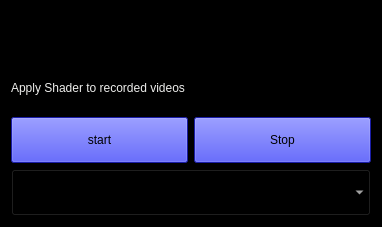
<?xml version="1.0" encoding="UTF-8"?>
<ui version="4.0">
 <class>Dialog</class>
 <widget class="QDialog" name="Dialog">
  <property name="geometry">
   <rect>
    <x>0</x>
    <y>0</y>
    <width>382</width>
    <height>227</height>
   </rect>
  </property>
  <property name="windowTitle">
   <string>Dialog</string>
  </property>
  <property name="styleSheet">
   <string notr="true">background-color: rgb(0, 0, 0);</string>
  </property>
  <layout class="QGridLayout" name="gridLayout_2">
   <item row="0" column="0">
    <layout class="QGridLayout" name="gridLayout">
     <item row="0" column="0">
      <layout class="QHBoxLayout" name="horizontalLayout">
       <item>
        <widget class="QPushButton" name="pushButton_2">
         <property name="sizePolicy">
          <sizepolicy hsizetype="Minimum" vsizetype="Preferred">
           <horstretch>0</horstretch>
           <verstretch>0</verstretch>
          </sizepolicy>
         </property>
         <property name="text">
          <string/>
         </property>
         <property name="flat">
          <bool>true</bool>
         </property>
        </widget>
       </item>
       <item>
        <spacer name="horizontalSpacer">
         <property name="orientation">
          <enum>Qt::Horizontal</enum>
         </property>
         <property name="sizeHint" stdset="0">
          <size>
           <width>40</width>
           <height>20</height>
          </size>
         </property>
        </spacer>
       </item>
       <item>
        <widget class="QPushButton" name="buttonExit">
         <property name="sizePolicy">
          <sizepolicy hsizetype="Minimum" vsizetype="Preferred">
           <horstretch>0</horstretch>
           <verstretch>0</verstretch>
          </sizepolicy>
         </property>
         <property name="text">
          <string/>
         </property>
         <property name="icon">
          <iconset>
           <normaloff>New folder/remove.png</normaloff>New folder/remove.png</iconset>
         </property>
         <property name="iconSize">
          <size>
           <width>40</width>
           <height>40</height>
          </size>
         </property>
         <property name="flat">
          <bool>true</bool>
         </property>
        </widget>
       </item>
      </layout>
     </item>
     <item row="3" column="0">
      <layout class="QHBoxLayout" name="horizontalLayout_4">
       <item>
        <widget class="QComboBox" name="comboBoxSelectPPVideo">
         <property name="sizePolicy">
          <sizepolicy hsizetype="Preferred" vsizetype="Preferred">
           <horstretch>0</horstretch>
           <verstretch>0</verstretch>
          </sizepolicy>
         </property>
         <property name="styleSheet">
          <string notr="true">color: rgb(255, 255, 255);</string>
         </property>
        </widget>
       </item>
      </layout>
     </item>
     <item row="2" column="0">
      <layout class="QHBoxLayout" name="horizontalLayout_2">
       <item>
        <widget class="QPushButton" name="buttonStartPostprocess">
         <property name="sizePolicy">
          <sizepolicy hsizetype="Minimum" vsizetype="Preferred">
           <horstretch>0</horstretch>
           <verstretch>0</verstretch>
          </sizepolicy>
         </property>
         <property name="styleSheet">
          <string notr="true">background-color: rgb(36, 41, 232);</string>
         </property>
         <property name="text">
          <string>start</string>
         </property>
        </widget>
       </item>
       <item>
        <widget class="QPushButton" name="buttonStopPostProcess">
         <property name="sizePolicy">
          <sizepolicy hsizetype="Minimum" vsizetype="Preferred">
           <horstretch>0</horstretch>
           <verstretch>0</verstretch>
          </sizepolicy>
         </property>
         <property name="styleSheet">
          <string notr="true">background-color: rgb(36, 41, 232);</string>
         </property>
         <property name="text">
          <string>Stop</string>
         </property>
        </widget>
       </item>
      </layout>
     </item>
     <item row="1" column="0">
      <layout class="QHBoxLayout" name="horizontalLayout_3">
       <item>
        <widget class="QLabel" name="label">
         <property name="styleSheet">
          <string notr="true">color: rgb(238, 238, 236);</string>
         </property>
         <property name="text">
          <string>Apply Shader to recorded videos</string>
         </property>
        </widget>
       </item>
      </layout>
     </item>
    </layout>
   </item>
  </layout>
 </widget>
 <resources/>
 <connections/>
</ui>
